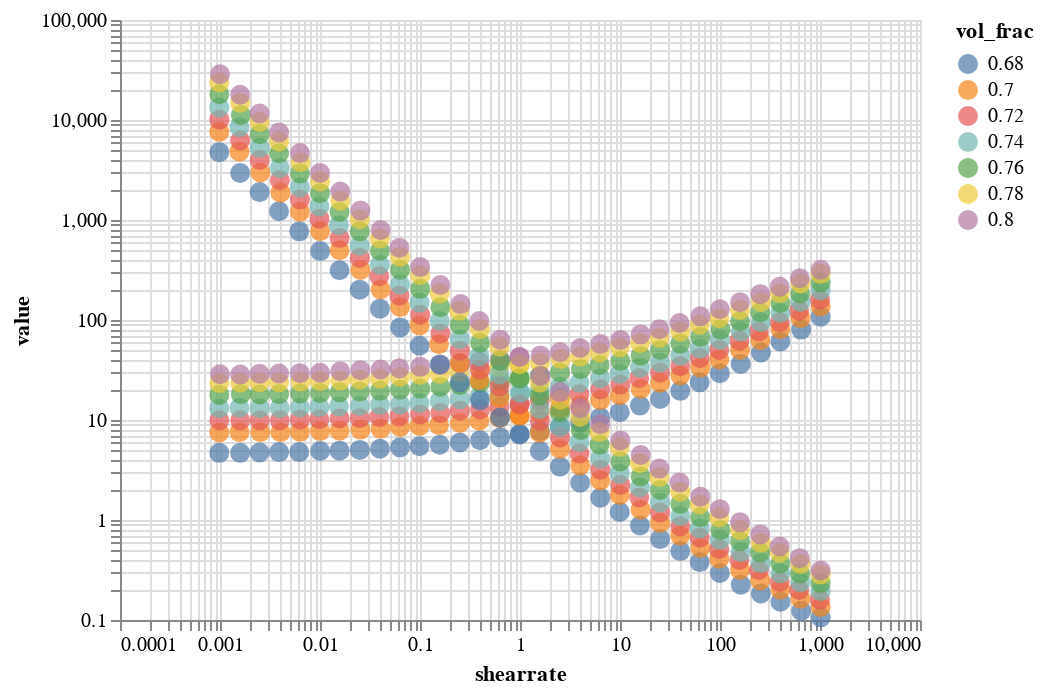

Here is the notebook cell this chart was saved with:
### Code cell
# Using the long form I can plot every y and decide later what to look at adding interactivity but I need to pass a long dataset

long_figure=alt.Chart(long_data).mark_circle(size=100).encode(
        alt.X('shearrate', scale=alt.Scale(type='log')),
        alt.Y('value', scale=alt.Scale(type='log')),
        color='vol_frac',
        shape='variable',
        tooltip=['vol_frac']
    )

long_figure

### Figure 1 — Vega-Lite specification as saved in the notebook (floating-point values rounded to 4 significant figures; data arrays with more than 128 entries replaced by an {"elided": "..."} marker saying what was removed)
{"config": {"view": {"continuousWidth": 400, "continuousHeight": 300}}, "data": {"name": "data-16756e1ed8da3e26bcd24e921b4e3e43"}, "mark": {"type": "circle", "size": 100}, "encoding": {"color": {"type": "nominal", "field": "vol_frac"}, "shape": {"type": "nominal", "field": "variable"}, "tooltip": [{"type": "nominal", "field": "vol_frac"}], "x": {"type": "quantitative", "field": "shearrate", "scale": {"type": "log"}}, "y": {"type": "quantitative", "field": "value", "scale": {"type": "log"}}}, "$schema": "https://vega.github.io/schema/vega-lite/v4.8.1.json", "datasets": {"data-16756e1ed8da3e26bcd24e921b4e3e43": {"elided": "434 records"}}}
